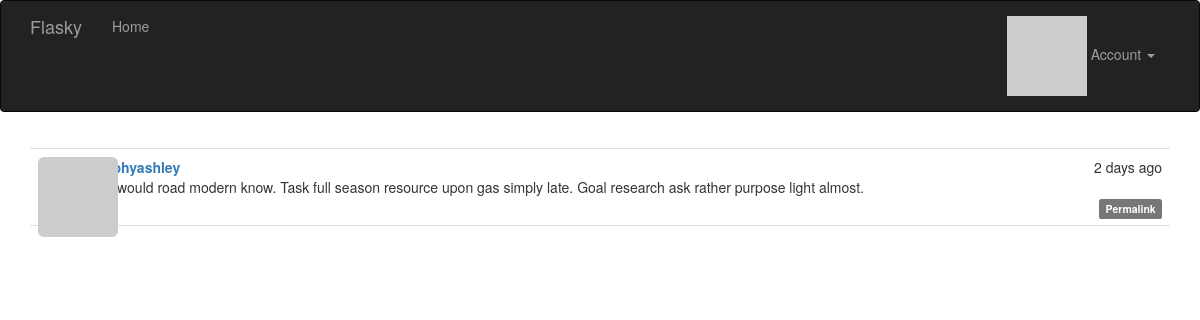
Screenshot of /post/2 (signed in) with the database file from the repository.
### app/models.py (models this page shows, shortened)
class Post(db.Model):
    __tablename__ = 'posts'
    id = db.Column(db.Integer, primary_key=True)
    body = db.Column(db.Text)
    body_html = db.Column(db.Text)
    timestamp = db.Column(db.DateTime, index=True, default=datetime.utcnow)
    author_id = db.Column(db.Integer, db.ForeignKey('users.id'))

class User(UserMixin, db.Model):
    __tablename__ = 'users'
    id = db.Column(db.Integer, primary_key=True)
    email = db.Column(db.String(64), unique=True, index=True)
    username = db.Column(db.String(64), unique=True, index=True)
    password_hash = db.Column(db.String(128))
    role_id = db.Column(db.Integer, db.ForeignKey('roles.id'))
    confirmed = db.Column(db.Boolean, default=False)
    name = db.Column(db.String(64))
    location = db.Column(db.String(64))
    about_me = db.Column(db.Text())
    member_since = db.Column(db.DateTime(), default=datetime.utcnow)
    last_seen = db.Column(db.DateTime(), default=datetime.utcnow)
    avatar_hash = db.Column(db.String(32))
    posts = db.relationship('Post', backref='author', lazy='dynamic')
    @property
    def password(self):
        raise AttributeError('password is not a readable attribute')
    def ping(self):
        self.last_seen = datetime.utcnow()
        db.session.add(self)
        db.session.commit()
    def gravatar(self, size=100, default='identicon', rating='g'):
        if request.is_secure:
            url = 'https://secure.gravatar.com/avatar'
        else:
            url = 'https://gravatar.com/avatar'
        hash = hashlib.md5(self.email.lower().encode('utf-8')).hexdigest()
        return '{url}/{hash}?s={size}&d={default}&r={rating}'.format(
            url=url, hash=hash, size=size, default=default, rating=rating)

### app/main/views.py (the view)
@main.route('/post/<int:id>')
def post(id):
    post = Post.query.get_or_404(id)
    return render_template('post.html', posts=[post])

### app/auth/views.py (called while the page is built)
@auth.before_app_request
def before_request():
    if current_user.is_authenticated:
        current_user.ping()
        if not current_user.confirmed \
                and request.endpoint \
                and request.blueprint != 'auth' \
                and request.endpoint != 'static':
            return redirect(url_for('auth.unconfirmed'))

### app/main/__init__.py (called while the page is built)
@main.app_context_processor
def inject_permissions():
    return dict(Permission=Permission)

### app/models.py (called while the page is built)
@login_manager.user_loader
def load_user(user_id):
    return User.query.get(int(user_id))

### app/templates/post.html (shortened to what this page needs)
{% extends "base.html" %}
{% import "_macros.html" as macros %}
{% block page_content %}
{% include '_posts.html' %}
{% endblock %}

### app/templates/_posts.html
<ul class="posts">
    {% for post in posts %}
    <li class="post">
        <div class="post-thumbnail">
            <a href="{{ url_for('.user', username=post.author.username) }}">
                <img class="img-rounded profile-thumbnail"
                    src="{{ post.author.gravatar(size=40) }}">
            </a>
        </div>
        <div class="post-content">
            <div class="post-date">{{ moment(post.timestamp).fromNow() }}</div>
            <div class="post-author">
                <a href="{{ url_for('.user', username=post.author.username) }}">
                    {{ post.author.username }}
                </a>
            </div>
            <div class="post-body">
                {% if post.body_html %}
                    {{ post.body_html | safe }}
                {% else %}
                    {{ post.body }}
                {% endif %}
            </div>
            <div class="post-footer">
                <a href="{{ url_for('.post', id=post.id) }}">
                    <span class="label label-default">Permalink</span>
                </a>
            </div>
        </div>
    </li>
    {% endfor %}
</ul>

### app/static/styles.css (style rules this page uses)
.profile-thumbnail { position: absolute; }
ul.posts { list-style-type: none; padding: 0px; margin: 16px 0px 0px 0px; border-top: 1px solid #e0e0e0; }
ul.posts li.post { padding: 8px; border-bottom: 1px solid #e0e0e0; }
div.post-date { float: right; }
div.post-author { font-weight: bold; }
div.post-thumbnail { position: absolute; }
div.post-content { margin-left: 48px; min-height: 48px; }
div.post-footer { text-align: right; }

### rows the page displays
Post: timestamp "2 days ago", author.username "murphyashley", body "Find would road modern know. Task full season resource upon gas simply late. Goal research ask rather purpose light almost."
